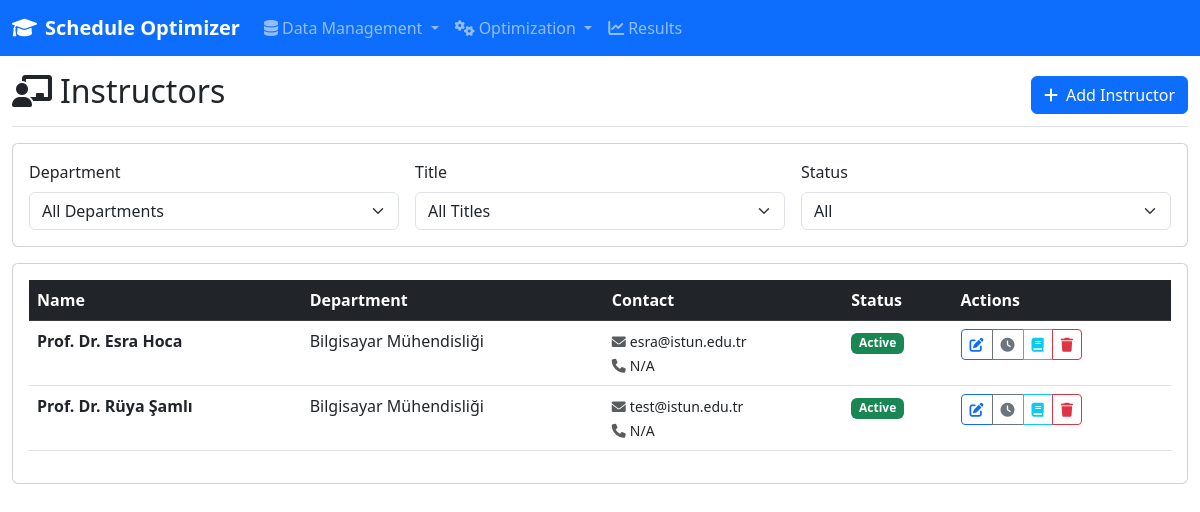
/data/instructors, run on an earlier commit of the app's database.
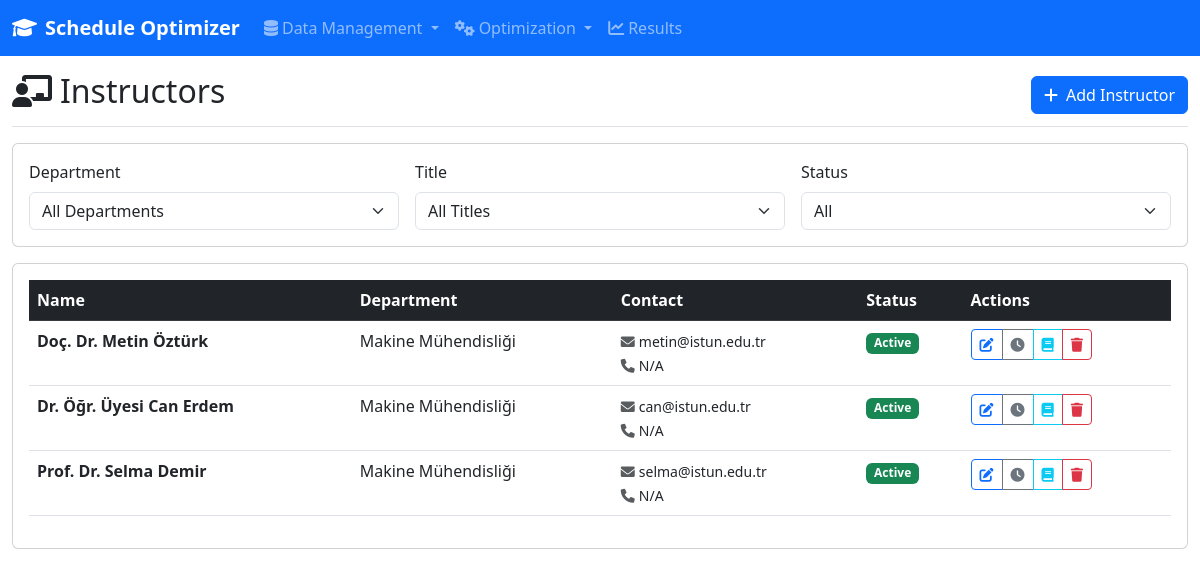
And on a later commit of the database.
### models/database.py (models this page shows, shortened)
class Instructor(db.Model):
    __tablename__ = 'instructors'
    id = db.Column(db.Integer, primary_key=True)
    name = db.Column(db.String(200), nullable=False)
    employee_id = db.Column(db.String(50), nullable=True, unique=True)  # Personel numarası
    email = db.Column(db.String(200), nullable=True)
    phone = db.Column(db.String(20), nullable=True)
    title = db.Column(db.String(50), nullable=True)
    academic_degree = db.Column(db.String(50), nullable=True)  # PhD, MSc, BSc
    department_id = db.Column(db.Integer, db.ForeignKey('departments.id'), nullable=False)
    office_location = db.Column(db.String(100), nullable=True)  # Ofis konumu
    specialization = db.Column(JSON, nullable=True)  # Uzmanlık alanları
    languages = db.Column(JSON, nullable=True)  # Konuştuğu diller
    max_daily_hours = db.Column(db.Integer, nullable=False, default=8)
    max_weekly_hours = db.Column(db.Integer, nullable=False, default=30)
    preferred_days = db.Column(JSON, nullable=True)  # Tercih ettiği günler
    preferred_times = db.Column(JSON, nullable=True)  # Tercih ettiği saatler
    availability = db.Column(JSON, nullable=False)  # 10x5 matrix (saat x gün)
    overtime_rate = db.Column(db.Float, nullable=True)  # Fazla mesai ücreti
    contract_type = db.Column(db.String(50), nullable=False, default='Full-time')  # Full-time, Part-time, Visiting
    start_date = db.Column(db.DateTime, nullable=True)  # İşe başlama tarihi
    end_date = db.Column(db.DateTime, nullable=True)  # Sözleşme bitiş tarihi
    sabbatical_periods = db.Column(JSON, nullable=True)  # Araştırma izni dönemleri
    teaching_load_factor = db.Column(db.Float, nullable=False, default=1.0)  # Ders yükü katsayısı
    research_activities = db.Column(JSON, nullable=True)  # Araştırma faaliyetleri
    is_active = db.Column(db.Boolean, nullable=False, default=True)
    is_available = db.Column(db.Boolean, nullable=False, default=True)
    created_at = db.Column(db.DateTime, default=datetime.utcnow)
    updated_at = db.Column(db.DateTime, default=datetime.utcnow, onupdate=datetime.utcnow)
    lesson_assignments = db.relationship('InstructorLesson', backref='instructor_ref', lazy=True, cascade='all, delete-orphan')

class Department(db.Model):
    __tablename__ = 'departments'
    id = db.Column(db.Integer, primary_key=True)
    name = db.Column(db.String(200), nullable=False, unique=True)
    code = db.Column(db.String(10), nullable=False, unique=True)  # Bölüm kodu (CS, EE, etc.)
    num_grades = db.Column(db.Integer, nullable=False)
    head_of_department = db.Column(db.String(200), nullable=True)  # Bölüm başkanı
    building = db.Column(db.String(100), nullable=True)  # Ana bina
    floor = db.Column(db.Integer, nullable=True)  # Ana kat
    phone = db.Column(db.String(20), nullable=True)
    email = db.Column(db.String(200), nullable=True)
    is_active = db.Column(db.Boolean, default=True)
    created_at = db.Column(db.DateTime, default=datetime.utcnow)
    updated_at = db.Column(db.DateTime, default=datetime.utcnow, onupdate=datetime.utcnow)
    lessons = db.relationship('Lesson', backref='department_ref', lazy=True, cascade='all, delete-orphan')
    instructors = db.relationship('Instructor', backref='department_ref', lazy=True, cascade='all, delete-orphan')

### routes/data_entry.py (the view)
@data_entry_bp.route('/instructors')
def instructors():
    dept_id = request.args.get('department_id', type=int)
    title = request.args.get('title')
    is_active = request.args.get('is_active')
    query = Instructor.query
    if dept_id:
        query = query.filter_by(department_id=dept_id)
    if title:
        query = query.filter_by(title=title)
    if is_active is not None:
        query = query.filter_by(is_active=is_active == 'true')
    instructors = query.order_by(Instructor.department_id, Instructor.title, Instructor.name).all()
    departments = Department.query.order_by(Department.name).all()
    titles = db.session.query(distinct(Instructor.title)).filter(Instructor.title.isnot(None)).all()
    available_titles = [t[0] for t in titles]
    return render_template('data_entry/instructors.html',
                         instructors=instructors,
                         departments=departments,
                         available_titles=available_titles,
                         selected_dept=dept_id,
                         selected_title=title,
                         selected_active=is_active)

### templates/data_entry/instructors.html (shortened to what this page needs)
{% extends "base.html" %}
{% block content %}
<div class="col-12">
    <div class="d-flex justify-content-between flex-wrap flex-md-nowrap align-items-center pt-3 pb-2 mb-3 border-bottom">
        <h1 class="h2">
            <i class="fas fa-chalkboard-teacher me-2"></i>Instructors
        </h1>
        <a href="{{ url_for('data_entry.create_instructor') }}" class="btn btn-primary">
            <i class="fas fa-plus me-2"></i>Add Instructor
        </a>
    </div>
    <div class="card mb-3">
        <div class="card-body">
            <form method="GET" class="row g-3">
                <div class="col-md-4">
                    <label for="department_id" class="form-label">Department</label>
                    <select class="form-select" name="department_id" onchange="this.form.submit()">
                        <option value="">All Departments</option>
                    </select>
                </div>
                <div class="col-md-4">
                    <label for="title" class="form-label">Title</label>
                    <select class="form-select" name="title" onchange="this.form.submit()">
                        <option value="">All Titles</option>
                    </select>
                </div>
                <div class="col-md-4">
                    <label for="is_active" class="form-label">Status</label>
                    <select class="form-select" name="is_active" onchange="this.form.submit()">
                        <option value="">All</option>
                    </select>
                </div>
            </form>
        </div>
    </div>
    <div class="card">
        <div class="card-body">
            {% if instructors %}
                <div class="table-responsive">
                    <table class="table table-hover">
                        <thead class="table-dark">
                            <tr>
                                <th>Name</th>
                                <th>Department</th>
                                <th>Contact</th>
                                <th>Status</th>
                                <th>Actions</th>
                            </tr>
                        </thead>
                        <tbody>
                            {% for instructor in instructors %}
                            <tr>
                                <td>
                                    <strong>{{ instructor.title }} {{ instructor.name }}</strong>
                                    <br>
                                </td>
                                <td>{{ instructor.department_ref.name }}</td>
                                <td>
                                    <small>
                                        <i class="fas fa-envelope text-muted me-1"></i>{{ instructor.email or 'N/A' }}
                                        <br>
                                        <i class="fas fa-phone text-muted me-1"></i>{{ instructor.phone or 'N/A' }}
                                    </small>
                                </td>
                                <td>
                                    {% if instructor.is_active %}
                                        <span class="badge bg-success">Active</span>
                                    {% else %}
                                        <span class="badge bg-danger">Inactive</span>
                                    {% endif %}
                                </td>
                                <td>
                                    <div class="btn-group btn-group-sm">
                                        <a href="{{ url_for('data_entry.edit_instructor', instructor_id=instructor.id) }}"
                                           class="btn btn-outline-primary" title="Edit Basic Info">
                                            <i class="fas fa-edit"></i>
                                        </a>
                                        <a href="{{ url_for('data_entry.edit_instructor_availability', instructor_id=instructor.id) }}"
                                           class="btn btn-outline-secondary" title="Set Availability">
                                            <i class="fas fa-clock"></i>
                                        </a>
                                        <a href="{{ url_for('data_entry.instructor_lessons', instructor_id=instructor.id) }}"
                                           class="btn btn-outline-info" title="Manage Lessons">
                                             <i class="fas fa-book"></i>
                                        </a>
                                        <button type="button" class="btn btn-outline-danger"
                                                onclick="confirmDelete('{{ instructor.name }}', '{{ url_for('data_entry.delete_instructor', instructor_id=instructor.id) }}')">
                                            <i class="fas fa-trash"></i>
                                        </button>
                                    </div>
                                </td>
                            </tr>
                            {% endfor %}
                        </tbody>
                    </table>
                </div>
            {% endif %}
        </div>
    </div>
</div>
{% endblock %}

### templates/base.html (shortened to what this page needs)
<!DOCTYPE html>
<html lang="en">
<head>
    <link href="https://cdn.jsdelivr.net/npm/bootstrap@5.3.0/dist/css/bootstrap.min.css" rel="stylesheet">
    <link rel="stylesheet" href="https://cdnjs.cloudflare.com/ajax/libs/font-awesome/6.0.0/css/all.min.css">
</head>
<body>
    <nav class="navbar navbar-expand-lg navbar-dark bg-primary">
        <div class="container-fluid">
            <a class="navbar-brand" href="{{ url_for('index') }}">
                <i class="fas fa-graduation-cap me-2"></i>Schedule Optimizer
            </a>
            <div class="collapse navbar-collapse" id="navbarNav">
                <ul class="navbar-nav me-auto">
                    <li class="nav-item dropdown">
                        <a class="nav-link dropdown-toggle" href="#" id="dataDropdown" role="button" data-bs-toggle="dropdown">
                            <i class="fas fa-database me-1"></i>Data Management
                        </a>
                    </li>
                    <li class="nav-item dropdown">
                        <a class="nav-link dropdown-toggle" href="#" id="optimizeDropdown" role="button" data-bs-toggle="dropdown">
                            <i class="fas fa-cogs me-1"></i>Optimization
                        </a>
                    </li>
                    <li class="nav-item">
                        <a class="nav-link" href="{{ url_for('results.index') }}">
                            <i class="fas fa-chart-line me-1"></i>Results
                        </a>
                    </li>
                </ul>
            </div>
        </div>
    </nav>
    <div class="container-fluid">
        <div class="row">
            {% block content %}{% endblock %}
        </div>
    </div>
</body>
</html>

### templates/base.html (style rules this page uses)
.navbar-brand { font-weight: bold; }

What changed in the data, as far as the page shows it:
changed Instructor: title "Prof. Dr." → "Doç. Dr."; name "Esra Hoca" → "Metin Öztürk"; department_ref.name "Bilgisayar Mühendisliği" → "Makine Mühendisliği"; email "esra@istun.edu.tr" → "metin@istun.edu.tr"
added Instructor: title "Dr. Öğr. Üyesi", name "Can Erdem", department_ref.name "Makine Mühendisliği", email "can@istun.edu.tr", phone "N/A", is_active "Active"
changed Instructor "Prof. Dr.": name "Rüya Şamlı" → "Selma Demir"; department_ref.name "Bilgisayar Mühendisliği" → "Makine Mühendisliği"; email "test@istun.edu.tr" → "selma@istun.edu.tr"
